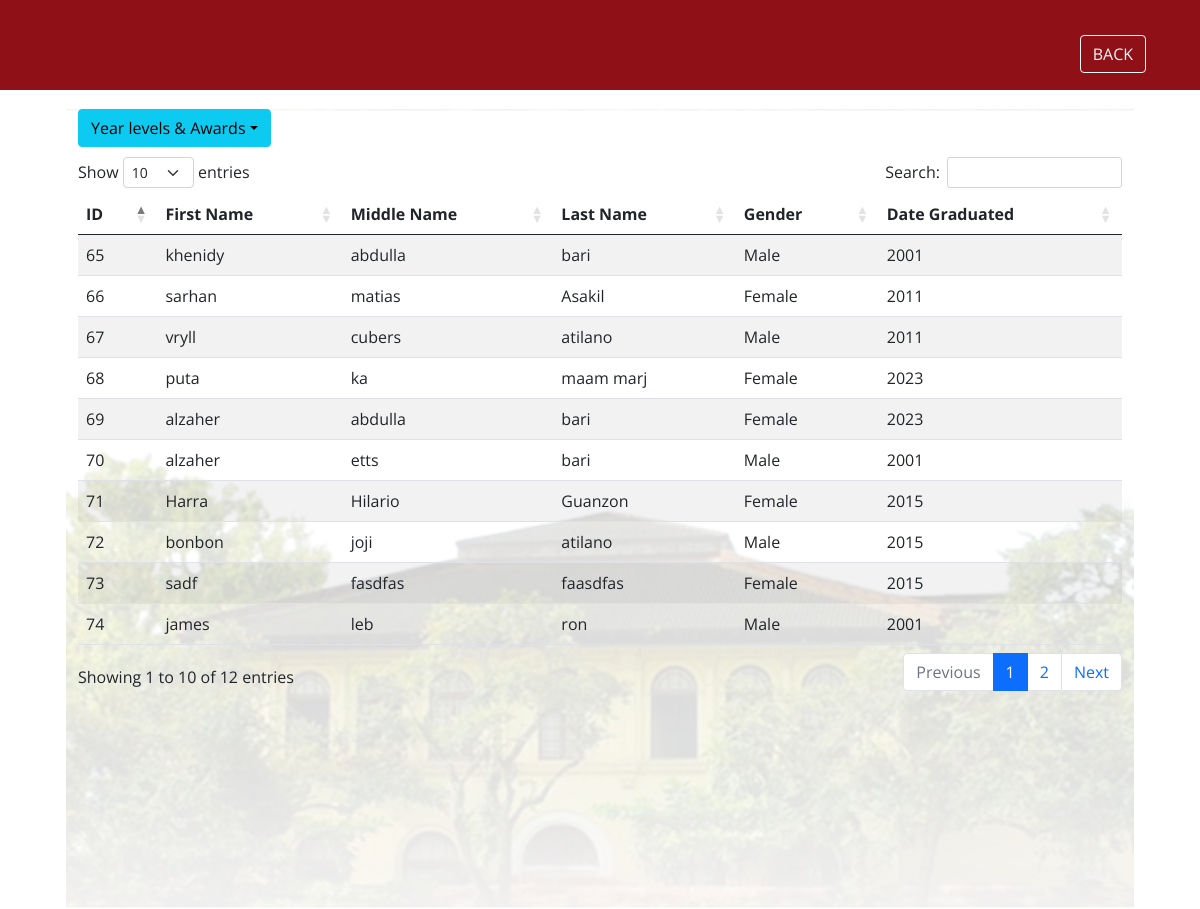
Page /list.php on the committed database.
### tables this page shows
CREATE TABLE `elementary` (
  `id` int(11) NOT NULL,
  `name` varchar(225) NOT NULL,
  `middle` varchar(225) NOT NULL,
  `last` varchar(225) NOT NULL,
  `gender` varchar(225) NOT NULL,
  `dategraduated` int(11) NOT NULL
);

### list.php (the view, shortened to what this page needs)
<!DOCTYPE html>
<html>
<head>
  <link rel="stylesheet" href="https://cdn.datatables.net/1.10.18/css/dataTables.bootstrap4.min.css">
  <link href="https://cdn.jsdelivr.net/npm/simple-datatables@latest/dist/style.css" rel="stylesheet" />
  <link href="https://cdnjs.cloudflare.com/ajax/libs/twitter-bootstrap/5.2.0/css/bootstrap.min.css" rel="stylesheet" />
  <link href="https://cdn.datatables.net/1.13.3/css/dataTables.bootstrap5.min.csss" rel="stylesheet" />
  <link href="vendor/bootstrap/css/bootstrap.min.css" rel="stylesheet">
  <link rel="stylesheet" href="assets/css/fontawesome.css">
  <link rel="stylesheet" href="assets/css/main.css">
  <link rel="stylesheet" href="assets/css/animated.css">
  <link rel="stylesheet" href="assets/css/owl.css">
<header class="header-area header-sticky wow slideInDown" data-wow-duration="0.75s" data-wow-delay="0s">
  <div class="container">
    <div class="row">
      <div class="col-12">
        <nav class="main-nav">
          <a href="index.php">
            <button type="button" class="btn btn-outline-light" style="margin-top: 35px; float: right">BACK</button></a>
</head>
<body>
  <div class="container"style="justify-content: center; padding-top: 10%;">
    <div class="row">
      <section class="vh-100" style="background-image: url('assets/images/MAINN.png');background-position: center;">
        <div class="col-md-12">
          <div class="table-responsive">
            <table id="example" class="table table-striped table-boardered table-hover" style="width:100%">
            <div class="btn-group">
              <thead>
                <tr>
                  <th>ID</th>
                  <th>First Name</th>
                  <th>Middle Name</th>
                  <th>Last Name</th>
                  <th>Gender</th>
                  <th>Date Graduated</th>
                </tr>
              </thead>
<div class="dropdown">
  <button class="btn btn-info dropdown-toggle">Year levels & Awards</button>
  <div style="padding-top: 10px;">
  </div>
</div>
              <tbody>
                        <?php
                        $servername = "localhost";
                        $username = "root";
                        $password = "";
                        $dbname = "alumni";
                        $conn = mysqli_connect($servername, $username, $password, $dbname);
                        $sql = "SELECT * FROM elementary WHERE id=id";
                        $result = $conn->query($sql);
                        while ($row = $result->fetch_assoc()) {
                          echo "
                          <tr>
                          <td>  $row[id] </td>
                           <td>  $row[name]  </td>
                           <td>  $row[middle]  </td>
                            <td>  $row[last]  </td>
                            <td>  $row[gender]  </td>
                            <td>  $row[dategraduated]  </td>
                             </tr>
                    ";
                        }
                        ?>
                      </tbody>
                    </table>
          </body>
</html>

### assets/css/main.css (style rules this page uses)
html, body, div, span, applet, object, iframe, h1, h2, h3, h4, h5, h6, p, blockquote, div pre, a, abbr, acronym, address, big, cite, code, del, dfn, em, font, img, ins, kbd, q, s, samp, small, strike, strong, sub, sup, tt, var, b, u, i, center, dl, dt, dd, ol, ul, li, figure, header, nav, section, article, aside, footer, figcaption { margin: 0; padding: 0; border: 0; outline: 0; }
header, nav, section, article, aside, footer, hgroup { display: block; }
* { box-sizing: border-box; }
html, body { font-family: 'Open Sans', sans-serif; font-weight: 400; background-color: #fff; -ms-text-size-adjust: 100%; -webkit-font-smoothing: antialiased; -moz-osx-font-smoothing: grayscale; }
a { text-decoration: none !important; }
html, body { background: #fff; font-family: 'Open Sans', sans-serif; }
.header-area { background-color: #8f1016; position: absolute; top: 0px; left: 0px; right: 0px; z-index: 100; height: 90px; -webkit-transition: all .5s ease 0s; -moz-transition: all .5s ease 0s; -o-transition: all .5s ease 0s; transition: all .5s ease 0s; }
.header-area.header-sticky { min-height: 80px; }
@media (max-width: 1200px) { .header-area .main-nav:before { display: none; } }

### list.php (style rules this page uses)
.dropdown { position: relative; display: inline-block; }

### rows in the picture
elementary: id "65", name "khenidy", middle "abdulla", last "bari", gender "Male", dategraduated "2001"
elementary: id "66", name "sarhan", middle "matias", last "Asakil", gender "Female", dategraduated "2011"
elementary: id "67", name "vryll", middle "cubers", last "atilano", gender "Male", dategraduated "2011"
elementary: id "68", name "puta", middle "ka", last "maam marj", gender "Female", dategraduated "2023"
elementary: id "69", name "alzaher", middle "abdulla", last "bari", gender "Female", dategraduated "2023"
elementary: id "70", name "alzaher", middle "etts", last "bari", gender "Male", dategraduated "2001"
elementary: id "71", name "Harra", middle "Hilario", last "Guanzon", gender "Female", dategraduated "2015"
elementary: id "72", name "bonbon", middle "joji", last "atilano", gender "Male", dategraduated "2015"
elementary: id "73", name "sadf", middle "fasdfas", last "faasdfas", gender "Female", dategraduated "2015"
elementary: id "74", name "james", middle "leb", last "ron", gender "Male", dategraduated "2001"
